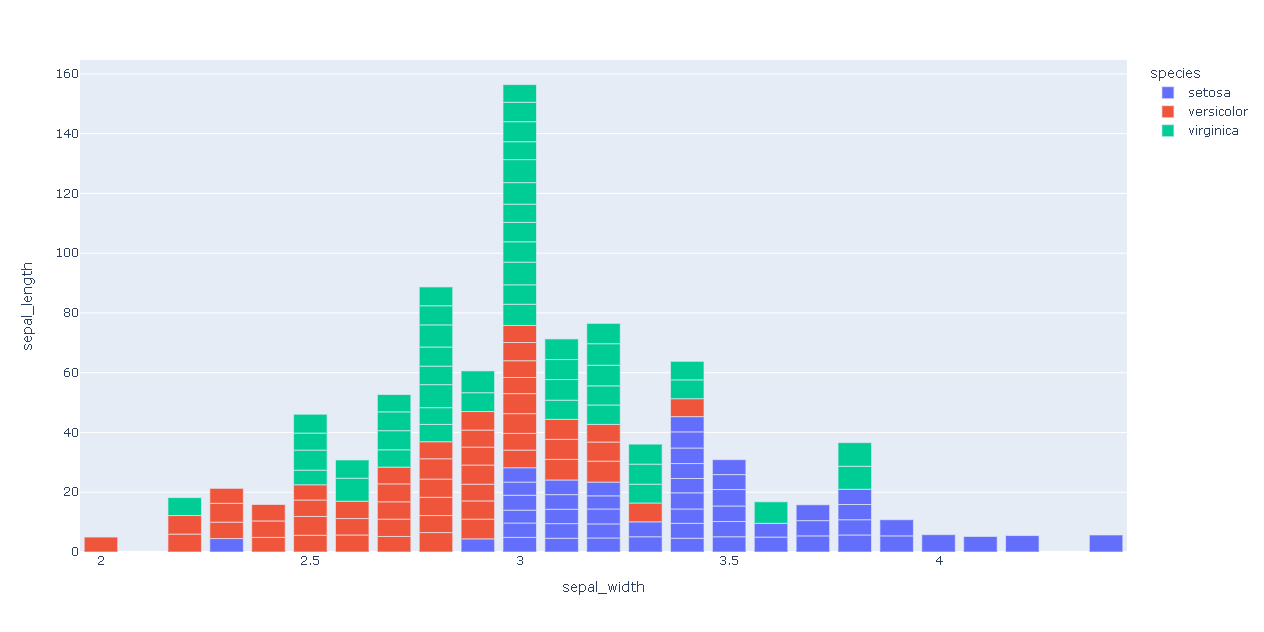

The script that drew this image:
import plotly.express as px # Biblioteca usada para criar gráficos

df = px.data.iris() # DataFrame com conjunto de dados Iris
fig = px.bar(df, x="sepal_width", y="sepal_length", color="species") # Cria o objeto com os dados de x e y
fig.show() # Plota o gráfico

# plotly.express pode criar toda a fígura de uma só vez. Ele usa a graph_objects internamente
# long-form data é adequado para armazenar e exibir dados multivariados, ou seja, com dimensões superiores a 2.
